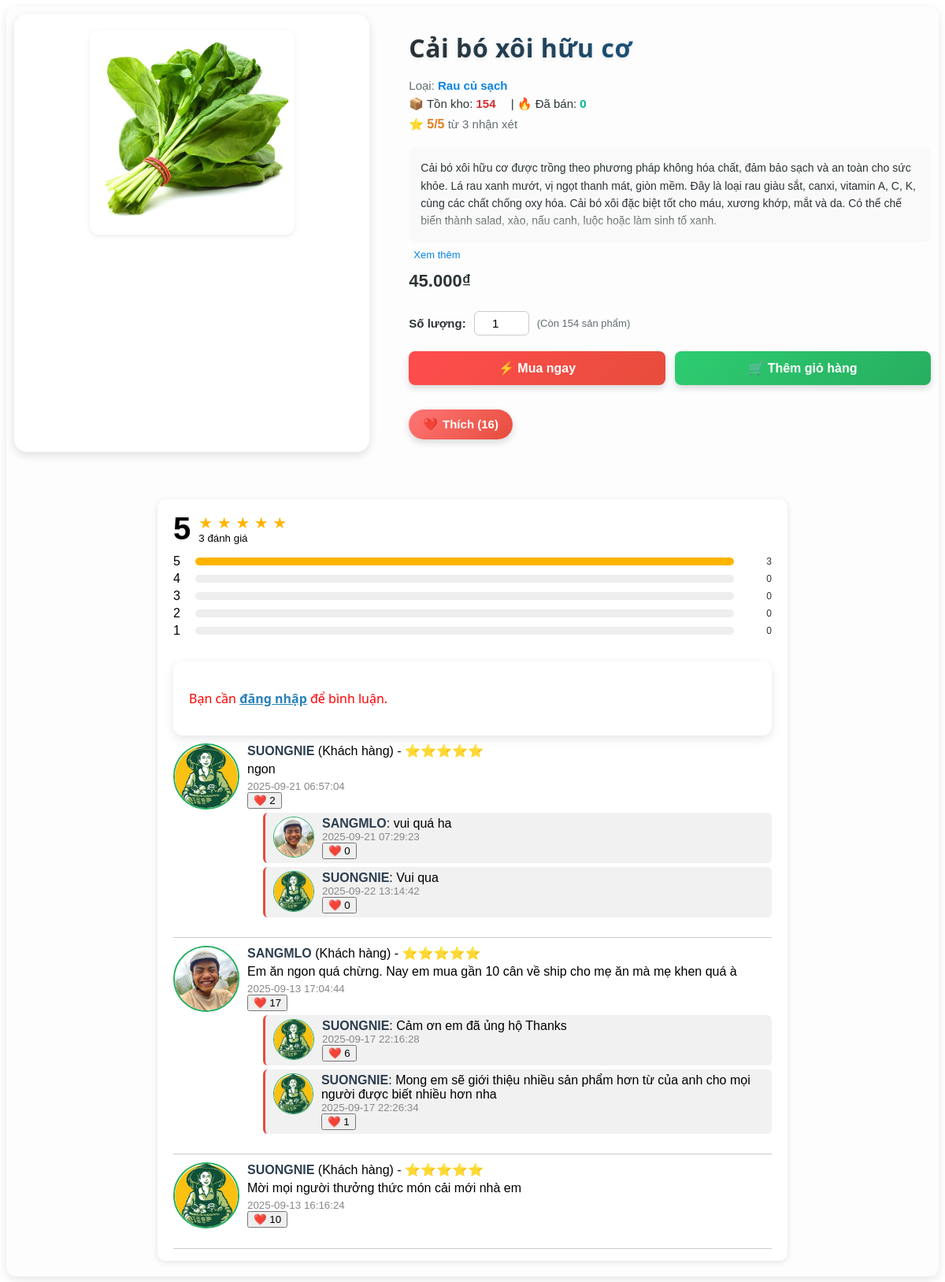
Page /chitiet.php?id=34 on the committed database.
### tables this page shows
CREATE TABLE `sanpham` (
  `id` int(11) NOT NULL,
  `tensp` varchar(255) NOT NULL,
  `gia` decimal(15,0) NOT NULL,
  `giakhuyenmai` decimal(15,2) DEFAULT NULL,
  `giamgia` int(11) DEFAULT NULL,
  `hinhanh` varchar(255) NOT NULL,
  `mota` text DEFAULT NULL,
  `soluong` int(11) DEFAULT 0,
  `id_loai` int(11) DEFAULT NULL,
  `id_thuonghieu` int(11) DEFAULT NULL,
  `likes` int(11) DEFAULT 0,
  `ngaythem` datetime NOT NULL DEFAULT current_timestamp(),
  `trangthai` enum('an','hien') NOT NULL DEFAULT 'hien'
);

CREATE TABLE `loaisanpham` (
  `id` int(11) NOT NULL,
  `tenloai` varchar(255) NOT NULL
);

CREATE TABLE `danhgia` (
  `id` int(11) NOT NULL,
  `id_sanpham` int(11) NOT NULL,
  `id_nguoidung` int(11) DEFAULT NULL,
  `user_name` varchar(100) NOT NULL,
  `rating` tinyint(4) NOT NULL CHECK (`rating` between 1 and 5),
  `comment` text DEFAULT NULL,
  `ngaydat` datetime DEFAULT current_timestamp(),
  `anh_review` varchar(255) DEFAULT NULL,
  `video_review` varchar(255) DEFAULT NULL,
  `trangthai` tinyint(1) NOT NULL DEFAULT 1 COMMENT '1 = Hiện, 0 = Ẩn',
  `likes` int(11) DEFAULT 0
);

CREATE TABLE `taikhoan` (
  `id` int(11) NOT NULL,
  `username` varchar(50) NOT NULL,
  `email` varchar(100) NOT NULL,
  `diachi` varchar(255) NOT NULL,
  `password` varchar(255) NOT NULL,
  `phone` varchar(15) DEFAULT NULL,
  `created_at` timestamp NOT NULL DEFAULT current_timestamp(),
  `role` enum('admin','user') NOT NULL DEFAULT 'user',
  `diem` int(11) DEFAULT 0,
  `avatar` varchar(255) NOT NULL
);

CREATE TABLE `phanhoi_review` (
  `id` int(11) NOT NULL,
  `review_id` int(11) NOT NULL,
  `id_nguoidung` int(11) DEFAULT NULL,
  `user_name` varchar(255) NOT NULL,
  `comment` text NOT NULL,
  `ngaydat` datetime DEFAULT current_timestamp(),
  `reply_to_user_id` int(11) DEFAULT NULL,
  `reply_to_user_name` varchar(255) DEFAULT NULL,
  `likes` int(11) DEFAULT 0
);

### chitiet.php (the view, shortened to what the rows shown need)
<?php
$conn = new mysqli("localhost", "root", "", "banhangonline");
$conn->set_charset("utf8");
$id_sp = intval($_GET['id']);
$user_id = isset($_SESSION['user_id']) ? intval($_SESSION['user_id']) : 0;
$role = isset($_SESSION['role']) ? $_SESSION['role'] : 'user';
$review_id = isset($_POST['id']) ? intval($_POST['id']) : 0;
$type = $_POST['type'] ?? 'review';
$table = ($type === 'review') ? 'danhgia' : 'phanhoi_review';
if (isset($_SESSION['liked'][$type][$review_id]) && $_SESSION['liked'][$type][$review_id] === true) {
    $conn->query("UPDATE $table SET likes = CASE WHEN likes > 0 THEN likes - 1 ELSE 0 END WHERE id=$review_id");
    $_SESSION['liked'][$type][$review_id] = false;
    $likes = $conn->query("SELECT likes FROM $table WHERE id=$review_id")->fetch_assoc()['likes'] ?? 0;
}
else {
    $conn->query("UPDATE $table SET likes = likes + 1 WHERE id=$review_id");
}
$sql = "SELECT sp.*, l.tenloai FROM sanpham sp LEFT JOIN loaisanpham l ON sp.id_loai = l.id WHERE sp.id = $id_sp";
$result = $conn->query($sql);
$row = $result->fetch_assoc();
$tonkho = intval($row['soluong']);
$res_km = $conn->query("SELECT * FROM khuyenmai WHERE sanpham_id=$id_sp AND (ngay_bat_dau IS NULL OR ngay_bat_dau<=CURDATE()) AND (ngay_ket_thuc IS NULL OR ngay_ket_thuc>=CURDATE()) ORDER BY id DESC LIMIT 1");
$km = $res_km->fetch_assoc() ?? null;
$gia_hientai = $km && floatval($km['giakhuyenmai'])>0 ? floatval($km['giakhuyenmai']) : floatval($row['gia']);
?>
<div style="display:flex; flex-wrap:wrap; gap:50px; padding:10px; font-family: Arial, sans-serif; background:#fdfdfd; border-radius:12px; box-shadow:0 4px 12px rgba(0,0,0,0.1);width:auto;">
        <div style="
            flex:1 1 280px;
            text-align:center;
            background:#fff;
            padding:20px;
            border-radius:16px;
            box-shadow:0 4px 12px rgba(0,0,0,0.12);
            transition:all 0.3s ease;
            cursor:pointer;
        "
        onmouseover="this.style.transform='scale(1.03)'; this.style.boxShadow='0 6px 16px rgba(0,0,0,0.18)';"
        onmouseout="this.style.transform='scale(1)'; this.style.boxShadow='0 4px 12px rgba(0,0,0,0.12)';"
        >
            <?php
            $img_sp = !empty($row['hinhanh']) ? $row['hinhanh'] : 'default.png';
            echo "<img src='img/{$img_sp}'
                    alt='".htmlspecialchars($row['tensp'])."'
                    style='width:100%; max-width:260px; border-radius:12px; object-fit:contain; box-shadow:0 2px 6px rgba(0,0,0,0.08);'>";
            ?>
        </div>
    <div style="flex:2 1 400px; display:flex; flex-direction:column; justify-content:space-between;">
        <div>
            <div style="font-family:Arial, sans-serif; margin-bottom:20px;">
        <h1 style="
            font-size:32px;
            font-weight:800;
            margin-bottom:16px;
            line-height:1.4;
            font-family:'Segoe UI', Roboto, Arial, sans-serif;
            background: linear-gradient(90deg, #2d3436, #0984e3);
            background-clip: text;           /* ✅ thuộc tính chuẩn */
            -webkit-background-clip: text;   /* ✅ cho Chrome/Safari */
            color: transparent;              /* ✅ fallback */
            -webkit-text-fill-color: transparent;
            letter-spacing: 0.5px;
            text-shadow: 0 2px 4px rgba(0,0,0,0.1);
        ">
        </h1>
            <p style="font-size:15px; color:#636e72; margin:6px 0;">
                Loại: <span style="color:#0984e3; font-weight:600;">
                <?= htmlspecialchars($row['tenloai']) ?>
                </span>
            </p>
            <p style="font-size:15px; color:#2d3436; margin:6px 0;">
                <span style="margin-right:15px;">📦 Tồn kho:
                <b style="color:#d63031;"><?= $tonkho ?></b>
                </span>
            </p>
            <div style="font-size:15px; color:#2d3436; margin-top:8px;">
            </div>
            </div>
           <div style="background:#f9f9f9; padding:15px; border-radius:8px; font-family:Arial, sans-serif; font-size:14px; color:#2d3436; line-height:1.6; max-height:150px; overflow:hidden; position:relative;" id="descBox">
            <?= nl2br(htmlspecialchars($row['mota'])); ?>
            <div id="fadeOverlay" style="position:absolute; bottom:0; left:0; right:0; height:40px; background:linear-gradient(to top, #f9f9f9, transparent);"></div>
            </div>
            <button onclick="toggleDesc()" style="margin-top:8px; background:none; border:none; color:#0984e3; cursor:pointer; font-size:13px;" id="toggleBtn">Xem thêm</button>
                    <div style="margin-top:12px; font-family:Arial, sans-serif;">
            <?php if($km && floatval($km['giakhuyenmai'])>0): ?>
                <span style="font-size:16px; text-decoration:line-through; color:#888; margin-right:8px;">
                <?= number_format($row['gia'],0,',','.') ?>₫
                </span>
                <span style="font-size:24px; font-weight:bold; color:#e53935; margin-right:8px;">
                <?= number_format($gia_hientai,0,',','.') ?>₫
                </span>
                <?php if(intval($km['giamgia'])>0): ?>
                <span style="background:#e53935; color:#fff; font-size:14px; font-weight:bold; padding:2px 6px; border-radius:4px;">
                    -<?= $km['giamgia'] ?>%
                </span>
                <?php endif; ?>
            <?php else: ?>
                <span style="font-size:22px; font-weight:bold; color:#2d3436;">
                <?= number_format($gia_hientai,0,',','.') ?>₫
                </span>
            <?php endif; ?>
            </div>
        </div>
            <form action="./card/cart.php" method="POST" style="margin-top:25px; font-family:Arial, sans-serif;">
                <div style="display:flex; align-items:center; margin-bottom:20px;">
                    <label for="soluong" style="font-size:15px; font-weight:600; color:#2d3436; margin-right:10px;">
                        Số lượng:
                    </label>
                    <input
                        type="number"
                        id="soluong"
                        name="soluong"
                        value="1"
                        min="1"
                        max="<?= $tonkho ?>"
                        style="width:70px; text-align:center; padding:6px; border:1px solid #ccc; border-radius:6px; font-size:15px;">
                    <span style="margin-left:10px; font-size:13px; color:#636e72;">
                        (Còn <?= $tonkho ?> sản phẩm)
                    </span>
                </div>
            </form>
            <form method="post" style="margin-top:15px; font-family:Arial, sans-serif;">
                <button
                    type="submit"
                    name="like_btn"
                    style="
                        display:inline-flex;
                        align-items:center;
                        gap:6px;
                        background:linear-gradient(135deg,#ff7675,#e74c3c);
                        color:#fff;
                        padding:10px 18px;
                        font-size:15px;
                        font-weight:600;
                        border:none;
                        border-radius:25px;
                        cursor:pointer;
                        box-shadow:0 4px 10px rgba(0,0,0,0.15);
                        transition:all 0.3s ease;
                    "
                    onmouseover="this.style.opacity='0.9'; this.style.transform='scale(1.05)';"
                    onmouseout="this.style.opacity='1'; this.style.transform='scale(1)';"
                >
                    ❤️ <span>Thích (<?= intval($row['likes']) ?>)</span>
                </button>
            </form>
    </div>
<div style="  width: 90%;            /* Chiếm 90% chiều rộng màn hình */
    max-width: 800px;      /* Tối đa 800px để không quá to trên desktop */
    min-width: 300px;      /* Tối thiểu 300px để không quá nhỏ */
    margin: 10px auto;     /* Canh giữa */
    font-family: Arial, sans-serif;
    background: #fff;
    padding: 15px 20px;
    border-radius: 10px;
    box-shadow: 0 2px 8px rgba(0,0,0,0.1);
    box-sizing: border-box; /* Bao gồm padding vào width */">
<div>
<?php
$sql_reviews = "
    SELECT dg.*, tk.avatar, tk.username
    FROM danhgia dg
    LEFT JOIN taikhoan tk ON dg.id_nguoidung = tk.id
    WHERE dg.id_sanpham = $id_sp
";
if ($role != 'admin') {
    $sql_reviews .= " AND dg.trangthai = 0";
}
$sql_reviews .= " ORDER BY dg.ngaydat DESC";
$res_reviews = $conn->query($sql_reviews);
if ($res_reviews && $res_reviews->num_rows > 0):
    while ($r = $res_reviews->fetch_assoc()):
        $ten_hien_thi = !empty($r['username']) ? $r['username'] : "Người dùng";
        $id_review = $r['id'];
        $avatar = "img/default_user.png";
        if (!empty($r['avatar'])) {
            if (file_exists(__DIR__."/uploads/".$r['avatar'])) $avatar = "uploads/".htmlspecialchars($r['avatar']);
            elseif (file_exists(__DIR__."/".$r['avatar'])) $avatar = htmlspecialchars($r['avatar']);
        }
?>
<div class="review" id="review-<?= $id_review ?>">
    <div style="display:flex; align-items:flex-start; gap:10px; margin-bottom:15px;">
        <img src="<?= $avatar ?>" alt="Avatar" style="width:80px;height:80px;border-radius:50%;object-fit:cover;border:2px solid #27ae60;">
        <div style="flex:1;">
            <strong><?= htmlspecialchars($ten_hien_thi) ?></strong>
            <?php if ($r['id_nguoidung'] == $user_id): ?>
                (<?= $role=='admin' ? 'Quản trị' : 'Khách hàng' ?>)
            <?php elseif (!empty($r['role']) && $r['role']=='admin'): ?>
                (Quản trị)
            <?php else: ?>
                (Khách hàng)
            <?php endif; ?>
            - <?= str_repeat('⭐', $r['rating']) ?><br>
            <p><?= nl2br(htmlspecialchars($r['comment'])) ?></p>
            <small style="color:#888;"><?= $r['ngaydat'] ?></small><br>
<button
    id="likeBtn_review_<?= $r['id'] ?>"
    class="like-btn <?= (!empty($_SESSION['liked']['review'][$r['id']])) ? 'liked' : '' ?>"
    data-id="<?= $r['id'] ?>"
    data-type="review">
    ❤️ <span class="like-count"><?= $r['likes'] ?></span>
</button>
<?php
$res_reply = $conn->query("
    SELECT ph.*, tk.username as user_name, tk.avatar as user_avatar
    FROM phanhoi_review ph
    LEFT JOIN taikhoan tk ON ph.id_nguoidung = tk.id
    WHERE ph.review_id=$id_review
    ORDER BY ph.ngaydat ASC
");
if ($res_reply && $res_reply->num_rows > 0):
    while ($rep = $res_reply->fetch_assoc()):
        $owner_class = ($rep['id_nguoidung'] == $user_id) ? 'reply-owner' : 'reply-admin';
        $avatar_reply = "img/default_user.png";
        if (!empty($rep['user_avatar'])) {
            if (file_exists(__DIR__."/uploads/".$rep['user_avatar'])) $avatar_reply = "uploads/".htmlspecialchars($rep['user_avatar']);
            elseif (file_exists(__DIR__."/".$rep['user_avatar'])) $avatar_reply = htmlspecialchars($rep['user_avatar']);
        }
?>
<div class="reply <?= $owner_class ?>" id="reply-<?= $rep['id'] ?>" style="margin-left:20px; display:flex; gap:10px; align-items:flex-start;">
    <img src="<?= $avatar_reply ?>" alt="Avatar" style="width:50px;height:50px;border-radius:50%;object-fit:cover;border:1px solid #27ae60;">
    <div>
        <strong><?= htmlspecialchars($rep['user_name']) ?></strong>:
        <span class="reply-text"><?= nl2br(htmlspecialchars($rep['comment'])) ?></span>
        <br>
        <small style="color:#888;"><?= $rep['ngaydat'] ?></small><br>
<button
    id="likeBtn_reply_<?= $rep['id'] ?>"
    class="like-btn <?= (!empty($_SESSION['liked']['reply'][$rep['id']])) ? 'liked' : '' ?>"
    data-id="<?= $rep['id'] ?>"
    data-type="reply">
    ❤️ <span class="like-count"><?= $rep['likes'] ?></span>
</button>
    </div>
</div>
<?php
    endwhile;
endif;
?>
        </div>
    </div>
</div>
<?php
    endwhile;
endif;
?>

### rows in the picture
sanpham: hinhanh (picture), id_loai.tenloai "Rau củ sạch", soluong "154", mota "Cải bó xôi hữu cơ được trồng theo phương pháp không hóa chất, đảm bảo sạch và an toàn cho sức khỏe. Lá rau xanh mướt, vị ngọt thanh mát, giòn mềm. Đây là loại rau giàu sắt, canxi, vitamin A, C, K, cùng các chất chống oxy hóa. Cải bó xôi đặc biệt tốt cho máu, xương khớp, mắt và da. Có thể chế biến thành salad, xào, nấu canh, luộc hoặc làm sinh tố xanh.", gia "45.000", likes "16"
danhgia: id_nguoidung.avatar (picture), id_nguoidung.username "SUONGNIE", shows "(Khách hàng)", rating "⭐⭐⭐⭐⭐", comment "ngon", ngaydat "2025-09-21 06:57:04", likes "2"
phanhoi_review: taikhoan.avatar (picture), taikhoan.username "SANGMLO", comment "vui quá ha", ngaydat "2025-09-21 07:29:23", likes "0"
phanhoi_review: taikhoan.avatar (picture), taikhoan.username "SUONGNIE", comment "Vui qua", ngaydat "2025-09-22 13:14:42", likes "0"
danhgia: id_nguoidung.avatar (picture), id_nguoidung.username "SANGMLO", shows "(Khách hàng)", rating "⭐⭐⭐⭐⭐", comment "Em ăn ngon quá chừng. Nay em mua gần 10 cân về ship cho mẹ ăn mà mẹ khen quá à", ngaydat "2025-09-13 17:04:44", likes "17"
phanhoi_review: taikhoan.avatar (picture), taikhoan.username "SUONGNIE", comment "Cảm ơn em đã ủng hộ Thanks", ngaydat "2025-09-17 22:16:28", likes "6"
phanhoi_review: taikhoan.avatar (picture), taikhoan.username "SUONGNIE", comment "Mong em sẽ giới thiệu nhiều sản phẩm hơn từ của anh cho mọi người được biết nhiều hơn nha", ngaydat "2025-09-17 22:26:34", likes "1"
danhgia: id_nguoidung.avatar (picture), id_nguoidung.username "SUONGNIE", shows "(Khách hàng)", rating "⭐⭐⭐⭐⭐", comment "Mời mọi người thưởng thức món cải mới nhà em", ngaydat "2025-09-13 16:16:24", likes "10"

### other values in the picture
$da_ban "0"
$avg_star "5"
$num_review "3"
$stars[$i] "3"
$stars[$i] "0"
